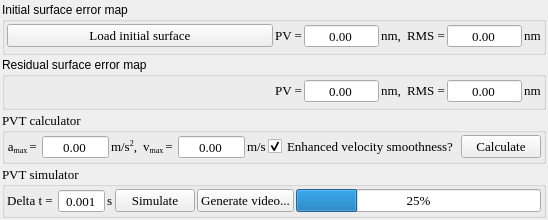
  <widget class="QWidget" name="centralWidget">
   <layout class="QGridLayout" name="central_gridLayout" rowstretch="1,1,0,0">
    <property name="leftMargin">
     <number>2</number>
    </property>
    <property name="topMargin">
     <number>2</number>
    </property>
    <property name="rightMargin">
     <number>2</number>
    </property>
    <property name="bottomMargin">
     <number>2</number>
    </property>
    <property name="spacing">
     <number>2</number>
    </property>
    <item row="2" column="0">
     <widget class="QGroupBox" name="pvt_calc_groupBox">
      <property name="font">
       <font>
        <family>Times New Roman</family>
        <pointsize>10</pointsize>
       </font>
      </property>
      <property name="title">
       <string>PVT calculator</string>
      </property>
      <layout class="QHBoxLayout" name="pvt_calc_horizontalLayout" stretch="0,1,0,0,1,0,1,1">
       <property name="spacing">
        <number>2</number>
       </property>
       <property name="leftMargin">
        <number>2</number>
       </property>
       <property name="topMargin">
        <number>2</number>
       </property>
       <property name="rightMargin">
        <number>2</number>
       </property>
       <property name="bottomMargin">
        <number>2</number>
       </property>
       <item>
        <widget class="QLabel" name="amax_label">
         <property name="font">
          <font>
           <family>Times New Roman</family>
           <pointsize>10</pointsize>
          </font>
         </property>
         <property name="text">
          <string>&lt;html&gt;&lt;head/&gt;&lt;body&gt;&lt;p align=&quot;right&quot;&gt;a&lt;span style=&quot; vertical-align:sub;&quot;&gt;max &lt;/span&gt;= &lt;/p&gt;&lt;/body&gt;&lt;/html&gt;</string>
         </property>
        </widget>
       </item>
       <item>
        <widget class="QDoubleSpinBox" name="amax_value_box">
         <property name="enabled">
          <bool>true</bool>
         </property>
         <property name="font">
          <font>
           <family>Times New Roman</family>
           <pointsize>10</pointsize>
          </font>
         </property>
         <property name="alignment">
          <set>Qt::AlignCenter</set>
         </property>
         <property name="readOnly">
          <bool>true</bool>
         </property>
         <property name="buttonSymbols">
          <enum>QAbstractSpinBox::NoButtons</enum>
         </property>
         <property name="maximum">
          <double>999999.000000000000000</double>
         </property>
         <property name="singleStep">
          <double>0.010000000000000</double>
         </property>
        </widget>
       </item>
       <item>
        <widget class="QLabel" name="amax_unit_label">
         <property name="font">
          <font>
           <family>Times New Roman</family>
           <pointsize>10</pointsize>
          </font>
         </property>
         <property name="text">
          <string>&lt;html&gt;&lt;head/&gt;&lt;body&gt;&lt;p&gt;m/s&lt;span style=&quot; vertical-align:super;&quot;&gt;2&lt;/span&gt;, &lt;/p&gt;&lt;/body&gt;&lt;/html&gt;</string>
         </property>
        </widget>
       </item>
       <item>
        <widget class="QLabel" name="vmax_label">
         <property name="font">
          <font>
           <family>Times New Roman</family>
           <pointsize>10</pointsize>
          </font>
         </property>
         <property name="text">
          <string>&lt;html&gt;&lt;head/&gt;&lt;body&gt;&lt;p align=&quot;right&quot;&gt;v&lt;span style=&quot; vertical-align:sub;&quot;&gt;max &lt;/span&gt;= &lt;/p&gt;&lt;/body&gt;&lt;/html&gt;</string>
         </property>
        </widget>
       </item>
       <item>
        <widget class="QDoubleSpinBox" name="vmax_value_box">
         <property name="enabled">
          <bool>true</bool>
         </property>
         <property name="font">
          <font>
           <family>Times New Roman</family>
           <pointsize>10</pointsize>
          </font>
         </property>
         <property name="alignment">
          <set>Qt::AlignCenter</set>
         </property>
         <property name="readOnly">
          <bool>true</bool>
         </property>
         <property name="buttonSymbols">
          <enum>QAbstractSpinBox::NoButtons</enum>
         </property>
         <property name="maximum">
          <double>999999.000000000000000</double>
         </property>
         <property name="singleStep">
          <double>0.010000000000000</double>
         </property>
        </widget>
       </item>
       <item>
        <widget class="QLabel" name="vmax_unit_label">
         <property name="font">
          <font>
           <family>Times New Roman</family>
           <pointsize>10</pointsize>
          </font>
         </property>
         <property name="text">
          <string>&lt;html&gt;&lt;head/&gt;&lt;body&gt;&lt;p&gt;m/s&lt;/p&gt;&lt;/body&gt;&lt;/html&gt;</string>
         </property>
        </widget>
       </item>
       <item>
        <widget class="QCheckBox" name="smooth_v_checkBox">
         <property name="font">
          <font>
           <family>Times New Roman</family>
           <pointsize>10</pointsize>
          </font>
         </property>
         <property name="text">
          <string>Enhanced velocity smoothness?</string>
         </property>
         <property name="checked">
          <bool>true</bool>
         </property>
        </widget>
       </item>
       <item>
        <widget class="QPushButton" name="pvt_calc_button">
         <property name="font">
          <font>
           <family>Times New Roman</family>
           <pointsize>10</pointsize>
          </font>
         </property>
         <property name="text">
          <string>Calculate</string>
         </property>
        </widget>
       </item>
      </layout>
     </widget>
    </item>
    <item row="3" column="0">
     <widget class="QGroupBox" name="pvt_sim_groupBox">
      <property name="font">
       <font>
        <family>Times New Roman</family>
        <pointsize>10</pointsize>
       </font>
      </property>
      <property name="title">
       <string>PVT simulator</string>
      </property>
      <layout class="QHBoxLayout" name="pvt_sim_horizontalLayout" stretch="0,1,0,1,1,10">
       <property name="spacing">
        <number>2</number>
       </property>
       <property name="leftMargin">
        <number>2</number>
       </property>
       <property name="topMargin">
        <number>2</number>
       </property>
       <property name="rightMargin">
        <number>2</number>
       </property>
       <property name="bottomMargin">
        <number>2</number>
       </property>
       <item>
        <widget class="QLabel" name="dt_label">
         <property name="font">
          <font>
           <family>Times New Roman</family>
           <pointsize>10</pointsize>
          </font>
         </property>
         <property name="text">
          <string>&lt;html&gt;&lt;head/&gt;&lt;body&gt;&lt;p align=&quot;right&quot;&gt;Delta t = &lt;/p&gt;&lt;/body&gt;&lt;/html&gt;</string>
         </property>
        </widget>
       </item>
       <item>
        <widget class="QDoubleSpinBox" name="dt_value_box">
         <property name="enabled">
          <bool>true</bool>
         </property>
         <property name="font">
          <font>
           <family>Times New Roman</family>
           <pointsize>10</pointsize>
          </font>
         </property>
         <property name="alignment">
          <set>Qt::AlignCenter</set>
         </property>
         <property name="readOnly">
          <bool>true</bool>
         </property>
         <property name="buttonSymbols">
          <enum>QAbstractSpinBox::NoButtons</enum>
         </property>
         <property name="decimals">
          <number>3</number>
         </property>
         <property name="maximum">
          <double>10.000000000000000</double>
         </property>
         <property name="singleStep">
          <double>0.001000000000000</double>
         </property>
         <property name="value">
          <double>0.001000000000000</double>
         </property>
        </widget>
       </item>
       <item>
        <widget class="QLabel" name="dt_unit_label">
         <property name="font">
          <font>
           <family>Times New Roman</family>
           <pointsize>10</pointsize>
          </font>
         </property>
         <property name="text">
          <string>&lt;html&gt;&lt;head/&gt;&lt;body&gt;&lt;p&gt;s&lt;/p&gt;&lt;/body&gt;&lt;/html&gt;</string>
         </property>
        </widget>
       </item>
       <item>
        <widget class="QPushButton" name="pvt_sim_button">
         <property name="font">
          <font>
           <family>Times New Roman</family>
           <pointsize>10</pointsize>
          </font>
         </property>
         <property name="text">
          <string>Simulate</string>
         </property>
        </widget>
       </item>
       <item>
        <widget class="QPushButton" name="pvt_vid_button">
         <property name="font">
          <font>
           <family>Times New Roman</family>
           <pointsize>10</pointsize>
          </font>
         </property>
         <property name="text">
          <string>Generate video...</string>
         </property>
        </widget>
       </item>
       <item>
        <widget class="QProgressBar" name="video_progressBar">
         <property name="font">
          <font>
           <family>Times New Roman</family>
           <pointsize>10</pointsize>
          </font>
         </property>
         <property name="value">
          <number>25</number>
         </property>
        </widget>
       </item>
      </layout>
     </widget>
    </item>
    <item row="0" column="0">
     <widget class="QGroupBox" name="surf_groupBox">
      <property name="title">
       <string>Initial surface error map</string>
      </property>
      <layout class="QGridLayout" name="gridLayout" rowstretch="0,1" columnstretch="1,1">
       <property name="leftMargin">
        <number>2</number>
       </property>
       <property name="topMargin">
        <number>2</number>
       </property>
       <property name="rightMargin">
        <number>2</number>
       </property>
       <property name="bottomMargin">
        <number>2</number>
       </property>
       <property name="spacing">
        <number>2</number>
       </property>
       <item row="0" column="0">
        <widget class="QPushButton" name="load_surf_button">
         <property name="font">
          <font>
           <family>Times New Roman</family>
           <pointsize>10</pointsize>
          </font>
         </property>
         <property name="text">
          <string>Load initial surface</string>
         </property>
        </widget>
       </item>
       <item row="0" column="1">
        <layout class="QHBoxLayout" name="surf_horizontalLayout" stretch="0,1,0,0,1,0">
         <property name="spacing">
          <number>2</number>
         </property>
         <item>
          <widget class="QLabel" name="surf_pv_label">
           <property name="font">
            <font>
             <family>Times New Roman</family>
             <pointsize>10</pointsize>
            </font>
           </property>
           <property name="text">
            <string>&lt;html&gt;&lt;head/&gt;&lt;body&gt;&lt;p align=&quot;right&quot;&gt;PV =&lt;/p&gt;&lt;/body&gt;&lt;/html&gt;</string>
           </property>
          </widget>
         </item>
         <item>
          <widget class="QDoubleSpinBox" name="surf_pv_value_box">
           <property name="enabled">
            <bool>true</bool>
           </property>
           <property name="font">
            <font>
             <family>Times New Roman</family>
             <pointsize>10</pointsize>
            </font>
           </property>
           <property name="alignment">
            <set>Qt::AlignCenter</set>
           </property>
           <property name="readOnly">
            <bool>true</bool>
           </property>
           <property name="buttonSymbols">
            <enum>QAbstractSpinBox::NoButtons</enum>
           </property>
           <property name="maximum">
            <double>999999.000000000000000</double>
           </property>
           <property name="singleStep">
            <double>0.010000000000000</double>
           </property>
          </widget>
         </item>
         <item>
          <widget class="QLabel" name="surf_pv_unit_label">
           <property name="font">
            <font>
             <family>Times New Roman</family>
             <pointsize>10</pointsize>
            </font>
           </property>
           <property name="text">
            <string>&lt;html&gt;&lt;head/&gt;&lt;body&gt;&lt;p&gt;nm, &lt;/p&gt;&lt;/body&gt;&lt;/html&gt;</string>
           </property>
          </widget>
         </item>
         <item>
          <widget class="QLabel" name="surf_rms_label">
           <property name="font">
            <font>
             <family>Times New Roman</family>
             <pointsize>10</pointsize>
            </font>
           </property>
           <property name="text">
            <string>&lt;html&gt;&lt;head/&gt;&lt;body&gt;&lt;p align=&quot;right&quot;&gt;RMS =&lt;/p&gt;&lt;/body&gt;&lt;/html&gt;</string>
           </property>
          </widget>
         </item>
         <item>
          <widget class="QDoubleSpinBox" name="surf_rms_value_box">
           <property name="enabled">
            <bool>true</bool>
           </property>
           <property name="font">
            <font>
             <family>Times New Roman</family>
             <pointsize>10</pointsize>
            </font>
           </property>
           <property name="alignment">
            <set>Qt::AlignCenter</set>
           </property>
           <property name="readOnly">
            <bool>true</bool>
           </property>
           <property name="buttonSymbols">
            <enum>QAbstractSpinBox::NoButtons</enum>
           </property>
           <property name="maximum">
            <double>999999.000000000000000</double>
           </property>
           <property name="singleStep">
            <double>0.010000000000000</double>
           </property>
          </widget>
         </item>
         <item>
          <widget class="QLabel" name="surf_rms_unit_label">
           <property name="font">
            <font>
             <family>Times New Roman</family>
             <pointsize>10</pointsize>
            </font>
           </property>
           <property name="text">
            <string>&lt;html&gt;&lt;head/&gt;&lt;body&gt;&lt;p&gt;nm&lt;/p&gt;&lt;/body&gt;&lt;/html&gt;</string>
           </property>
          </widget>
         </item>
        </layout>
       </item>
       <item row="1" column="0" colspan="2">
        <widget class="QCustomPlot" name="surf_plot" native="true"/>
       </item>
      </layout>
     </widget>
    </item>
    <item row="1" column="0">
     <widget class="QGroupBox" name="res_groupBox">
      <property name="title">
       <string>Residual surface error map</string>
      </property>
      <layout class="QGridLayout" name="residual_gridLayout" rowstretch="0,1" columnstretch="1,1">
       <property name="leftMargin">
        <number>2</number>
       </property>
       <property name="topMargin">
        <number>2</number>
       </property>
       <property name="rightMargin">
        <number>2</number>
       </property>
       <property name="bottomMargin">
        <number>2</number>
       </property>
       <property name="spacing">
        <number>2</number>
       </property>
       <item row="0" column="1">
        <layout class="QHBoxLayout" name="res_horizontalLayout" stretch="0,1,0,0,1,0">
         <property name="spacing">
          <number>2</number>
         </property>
         <item>
          <widget class="QLabel" name="ref_pv_label">
           <property name="font">
            <font>
             <family>Times New Roman</family>
             <pointsize>10</pointsize>
            </font>
           </property>
           <property name="text">
            <string>&lt;html&gt;&lt;head/&gt;&lt;body&gt;&lt;p align=&quot;right&quot;&gt;PV =&lt;/p&gt;&lt;/body&gt;&lt;/html&gt;</string>
           </property>
          </widget>
         </item>
         <item>
          <widget class="QDoubleSpinBox" name="res_pv_value_box">
           <property name="enabled">
            <bool>true</bool>
           </property>
           <property name="font">
            <font>
             <family>Times New Roman</family>
             <pointsize>10</pointsize>
            </font>
           </property>
           <property name="alignment">
            <set>Qt::AlignCenter</set>
           </property>
           <property name="readOnly">
            <bool>true</bool>
           </property>
           <property name="buttonSymbols">
            <enum>QAbstractSpinBox::NoButtons</enum>
           </property>
           <property name="maximum">
            <double>999999.000000000000000</double>
           </property>
           <property name="singleStep">
            <double>0.010000000000000</double>
           </property>
          </widget>
         </item>
         <item>
          <widget class="QLabel" name="res_pv_unit_label">
           <property name="font">
            <font>
             <family>Times New Roman</family>
             <pointsize>10</pointsize>
            </font>
           </property>
           <property name="text">
            <string>&lt;html&gt;&lt;head/&gt;&lt;body&gt;&lt;p&gt;nm, &lt;/p&gt;&lt;/body&gt;&lt;/html&gt;</string>
           </property>
          </widget>
         </item>
         <item>
          <widget class="QLabel" name="res_rms_label">
           <property name="font">
            <font>
             <family>Times New Roman</family>
             <pointsize>10</pointsize>
            </font>
           </property>
           <property name="text">
            <string>&lt;html&gt;&lt;head/&gt;&lt;body&gt;&lt;p align=&quot;right&quot;&gt;RMS =&lt;/p&gt;&lt;/body&gt;&lt;/html&gt;</string>
           </property>
          </widget>
         </item>
         <item>
          <widget class="QDoubleSpinBox" name="res_rms_value_box">
           <property name="enabled">
            <bool>true</bool>
           </property>
           <property name="font">
            <font>
             <family>Times New Roman</family>
             <pointsize>10</pointsize>
            </font>
           </property>
           <property name="alignment">
            <set>Qt::AlignCenter</set>
           </property>
           <property name="readOnly">
            <bool>true</bool>
           </property>
           <property name="buttonSymbols">
            <enum>QAbstractSpinBox::NoButtons</enum>
           </property>
           <property name="maximum">
            <double>999999.000000000000000</double>
           </property>
           <property name="singleStep">
            <double>0.010000000000000</double>
           </property>
          </widget>
         </item>
         <item>
          <widget class="QLabel" name="res_rms_unit_label">
           <property name="font">
            <font>
             <family>Times New Roman</family>
             <pointsize>10</pointsize>
            </font>
           </property>
           <property name="text">
            <string>&lt;html&gt;&lt;head/&gt;&lt;body&gt;&lt;p&gt;nm&lt;/p&gt;&lt;/body&gt;&lt;/html&gt;</string>
           </property>
          </widget>
         </item>
        </layout>
       </item>
       <item row="1" column="0" colspan="2">
        <widget class="QCustomPlot" name="res_plot" native="true"/>
       </item>
       <item row="0" column="0">
        <spacer name="res_horizontalSpacer">
         <property name="orientation">
          <enum>Qt::Horizontal</enum>
         </property>
         <property name="sizeHint" stdset="0">
          <size>
           <width>40</width>
           <height>20</height>
          </size>
         </property>
        </spacer>
       </item>
      </layout>
     </widget>
    </item>
   </layout>
  </widget>
